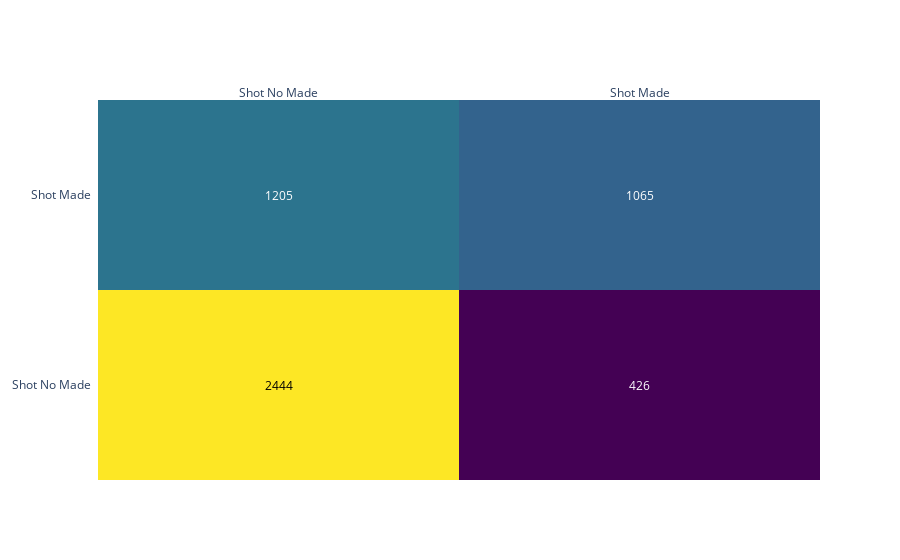

The notebook cell saved with this chart:
### Markdown cell above
### Predicting test Set

### Code cell
import plotly.figure_factory as ff
Y_predict = model.predict_classes(X_test)
cf_matrix = confusion_matrix(y_test, Y_predict)

x = ['Shot No Made', 'Shot Made']
y =  ['Shot No Made', 'Shot Made']
z_text = [[str(y) for y in x] for x in cf_matrix]

fig = ff.create_annotated_heatmap(cf_matrix, x=x, y=y, annotation_text=z_text, colorscale='Viridis')
fig.show()

### Figure 1 — Plotly figure (JSON) as saved in the notebook; plotly's stock layout.template omitted (floating-point values rounded to 4 significant figures)
{"data": [{"colorscale": [[0, "#440154"], [0.1111, "#482878"], [0.2222, "#3e4989"], [0.3333, "#31688e"], [0.4444, "#26828e"], [0.5556, "#1f9e89"], [0.6667, "#35b779"], [0.7778, "#6ece58"], [0.8889, "#b5de2b"], [1, "#fde725"]], "reversescale": false, "showscale": false, "type": "heatmap", "x": ["Shot No Made", "Shot Made"], "y": ["Shot No Made", "Shot Made"], "z": [[2444, 426], [1205, 1065]]}], "layout": {"annotations": [{"font": {"color": "#000000"}, "showarrow": false, "text": "2444", "x": "Shot No Made", "xref": "x", "y": "Shot No Made", "yref": "y"}, {"font": {"color": "#FFFFFF"}, "showarrow": false, "text": "426", "x": "Shot Made", "xref": "x", "y": "Shot No Made", "yref": "y"}, {"font": {"color": "#FFFFFF"}, "showarrow": false, "text": "1205", "x": "Shot No Made", "xref": "x", "y": "Shot Made", "yref": "y"}, {"font": {"color": "#FFFFFF"}, "showarrow": false, "text": "1065", "x": "Shot Made", "xref": "x", "y": "Shot Made", "yref": "y"}], "xaxis": {"dtick": 1, "gridcolor": "rgb(0, 0, 0)", "side": "top", "ticks": ""}, "yaxis": {"dtick": 1, "ticks": "", "ticksuffix": "  "}}}
